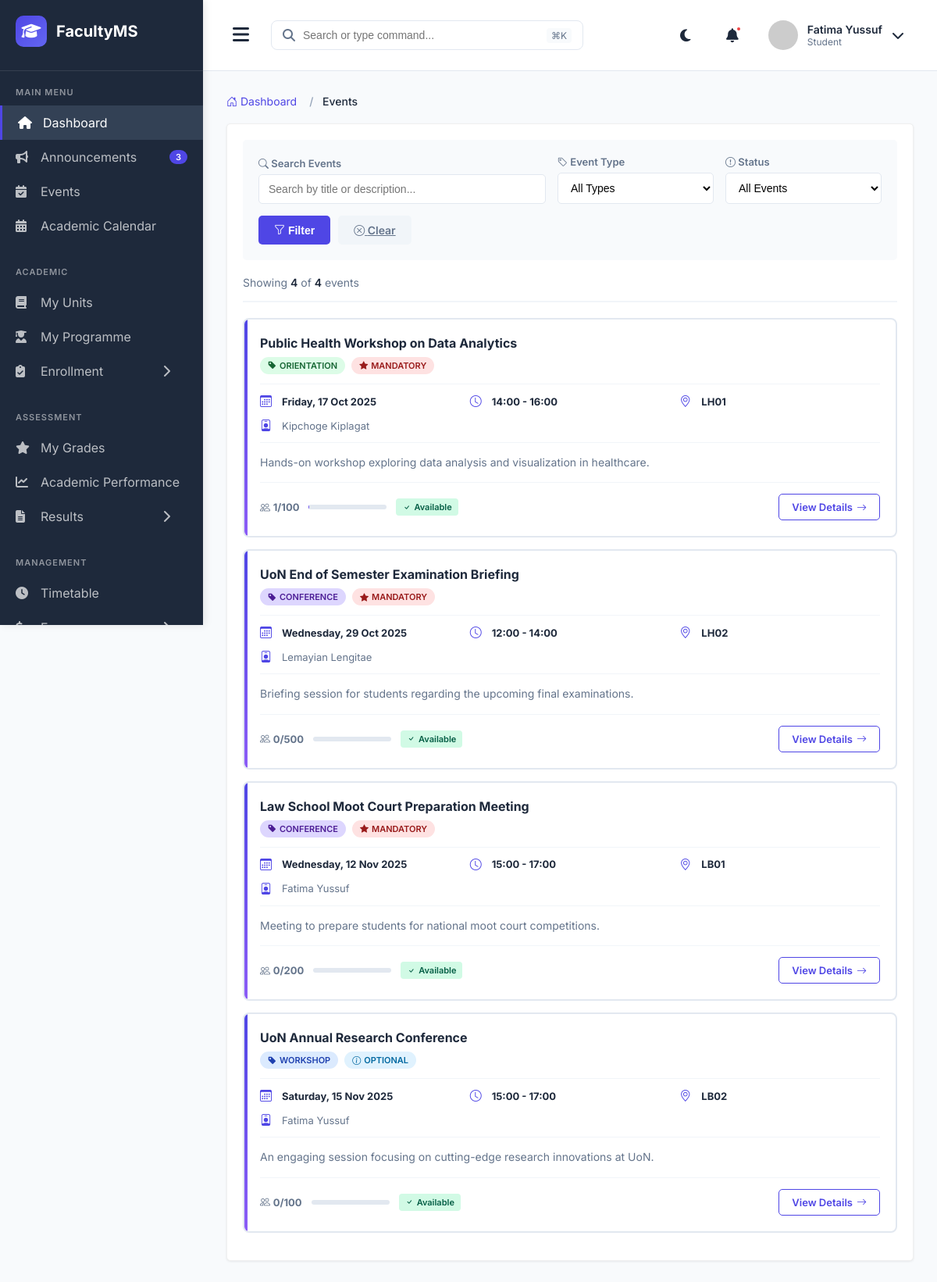
/events/ (signed in), run on the app's committed database.
### main_application/models.py (models this page shows, shortened)
class User(AbstractUser):
    USER_TYPES = (
        ('STUDENT', 'Student'),
        ('LECTURER', 'Lecturer'),
        ('COD', 'Chairman of Department'),
        ('DEAN', 'Dean'),
        ('ICT_ADMIN', 'ICT Administrator'),
    )
    user_type = models.CharField(max_length=20, choices=USER_TYPES)
    phone_number = models.CharField(max_length=15, blank=True, null=True)
    profile_picture = models.ImageField(upload_to='profiles/', blank=True, null=True)
    is_active_user = models.BooleanField(default=True)
    date_joined = models.DateTimeField(auto_now_add=True)
    class Meta:
        db_table = 'users'

class Event(models.Model):
    EVENT_TYPES = (
        ('SEMINAR', 'Seminar'),
        ('WORKSHOP', 'Workshop'),
        ('CONFERENCE', 'Conference'),
        ('MEETING', 'Meeting'),
        ('ORIENTATION', 'Orientation'),
        ('EXAMINATION', 'Examination'),
        ('OTHER', 'Other'),
    )
    title = models.CharField(max_length=200)
    description = models.TextField()
    event_type = models.CharField(max_length=20, choices=EVENT_TYPES)
    venue = models.ForeignKey(Venue, on_delete=models.SET_NULL, null=True, blank=True, related_name='events')
    event_date = models.DateField()
    start_time = models.TimeField()
    end_time = models.TimeField()
    organizer = models.ForeignKey(User, on_delete=models.PROTECT, related_name='organized_events')
    target_programmes = models.ManyToManyField(Programme, blank=True, related_name='events')
    is_mandatory = models.BooleanField(default=False)
    registration_required = models.BooleanField(default=False)
    max_attendees = models.IntegerField(null=True, blank=True)
    poster = models.ImageField(upload_to='events/', blank=True, null=True)
    created_at = models.DateTimeField(auto_now_add=True)
    is_published = models.BooleanField(default=True)
    class Meta:
        db_table = 'events'
        ordering = ['-event_date', '-start_time']

class Venue(models.Model):
    VENUE_TYPES = (
        ('LECTURE_HALL', 'Lecture Hall'),
        ('TUTORIAL_ROOM', 'Tutorial Room'),
        ('LAB', 'Laboratory'),
        ('SEMINAR_ROOM', 'Seminar Room'),
    )
    name = models.CharField(max_length=100)
    code = models.CharField(max_length=20, unique=True)
    venue_type = models.CharField(max_length=20, choices=VENUE_TYPES)
    capacity = models.IntegerField()
    building = models.CharField(max_length=100)
    floor = models.CharField(max_length=20, blank=True)
    has_projector = models.BooleanField(default=False)
    has_computers = models.BooleanField(default=False)
    is_available = models.BooleanField(default=True)
    class Meta:
        db_table = 'venues'
        ordering = ['building', 'name']

### main_application/views.py (the view)
# urls.py: path('events/', views.student_events_list, name='student_events_list'),
@login_required(login_url='login')
def student_events_list(request):
    try:
        student = Student.objects.get(user=request.user)
    except Student.DoesNotExist:
        messages.error(request, "Student profile not found.")
        return redirect('student_dashboard')
    student_programme = student.programme
    events = Event.objects.filter(
        Q(target_programmes=student_programme) | Q(target_programmes__isnull=True),
        event_date__gte=timezone.now().date(),
        is_published=True
    ).distinct().order_by('event_date', 'start_time')
    search_query = request.GET.get('search', '')
    if search_query:
        events = events.filter(
            Q(title__icontains=search_query) |
            Q(description__icontains=search_query)
        )
    event_type_filter = request.GET.get('event_type', '')
    if event_type_filter:
        events = events.filter(event_type=event_type_filter)
    mandatory_filter = request.GET.get('mandatory', '')
    if mandatory_filter == 'true':
        events = events.filter(is_mandatory=True)
    elif mandatory_filter == 'false':
        events = events.filter(is_mandatory=False)
    paginator = Paginator(events, 10)
    page_number = request.GET.get('page', 1)
    page_obj = paginator.get_page(page_number)
    registered_events = EventRegistration.objects.filter(
        student=student
    ).values_list('event_id', flat=True)
    for event in page_obj:
        event.is_registered = event.id in registered_events
        event.can_register = event.max_attendees is None or \
                           event.registrations.count() < event.max_attendees
    context = {
        'page_obj': page_obj,
        'events': page_obj.object_list,
        'search_query': search_query,
        'event_type_filter': event_type_filter,
        'mandatory_filter': mandatory_filter,
        'total_events': paginator.count,
        'event_type_choices': Event.EVENT_TYPES,
        'registered_events': registered_events,
    }
    return render(request, 'student/events/events_list.html', context)

### templates/student/events/events_list.html (shortened to what this page needs)
{% extends 'student_base.html' %}
{% block extra_css %}
<link rel="stylesheet" href="https://cdn.jsdelivr.net/npm/bootstrap-icons@1.10.0/font/bootstrap-icons.css">
{% endblock %}
{% block content %}
<nav aria-label="breadcrumb">
    <ol class="breadcrumb">
        <li class="breadcrumb-item"><a href="{% url 'student_dashboard' %}"><i class="bi bi-house-door"></i> Dashboard</a></li>
        <li class="breadcrumb-item active" aria-current="page">Events</li>
    </ol>
</nav>
<div class="section-container">
    <form method="get" action="">
        <div class="filter-bar">
            <div class="filter-group">
                <label class="filter-label" for="search">
                    <i class="bi bi-search"></i> Search Events
                </label>
                <input
                    type="text"
                    id="search"
                    name="search"
                    class="filter-input"
                    placeholder="Search by title or description..."
                    value="{{ search_query }}"
                >
            </div>
            <div class="filter-group" style="flex: 0.5;">
                <label class="filter-label" for="event_type">
                    <i class="bi bi-tag"></i> Event Type
                </label>
                <select id="event_type" name="event_type" class="filter-select">
                    <option value="">All Types</option>
                </select>
            </div>
            <div class="filter-group" style="flex: 0.5;">
                <label class="filter-label" for="mandatory">
                    <i class="bi bi-exclamation-circle"></i> Status
                </label>
                <select id="mandatory" name="mandatory" class="filter-select">
                    <option value="">All Events</option>
                </select>
            </div>
            <div style="display: flex; gap: 10px;">
                <button type="submit" class="filter-btn">
                    <i class="bi bi-funnel"></i> Filter
                </button>
                <a href="{% url 'student_events_list' %}" class="clear-btn">
                    <i class="bi bi-x-circle"></i> Clear
                </a>
            </div>
        </div>
    </form>
    <div class="stats-bar">
        <div class="total-count">
            Showing <strong>{{ events|length }}</strong> of <strong>{{ total_events }}</strong> event{{ total_events|pluralize }}
        </div>
    </div>
    {% if events %}
        {% for event in events %}
        <div class="event-card">
            <div class="event-content">
                <div class="event-header">
                    <div style="flex: 1;">
                        <h3 class="event-title">{{ event.title }}</h3>
                        <div class="event-badges">
                            <span class="event-badge event-type-{{ event.event_type }}">
                                <i class="bi bi-tag-fill"></i> {{ event.get_event_type_display }}
                            </span>
                            {% if event.is_mandatory %}
                            <span class="event-badge event-mandatory">
                                <i class="bi bi-star-fill"></i> Mandatory
                            </span>
                            {% else %}
                            <span class="event-badge event-optional">
                                <i class="bi bi-info-circle"></i> Optional
                            </span>
                            {% endif %}
                        </div>
                    </div>
                </div>
                <div class="event-meta">
                    <div class="meta-item">
                        <i class="bi bi-calendar3"></i>
                        <span><strong>{{ event.event_date|date:"l, d M Y" }}</strong></span>
                    </div>
                    <div class="meta-item">
                        <i class="bi bi-clock"></i>
                        <span><strong>{{ event.start_time|time:"H:i" }} - {{ event.end_time|time:"H:i" }}</strong></span>
                    </div>
                    <div class="meta-item">
                        <i class="bi bi-geo-alt"></i>
                        <span><strong>{% if event.venue %}{{ event.venue.code }}{% else %}TBA{% endif %}</strong></span>
                    </div>
                    <div class="meta-item">
                        <i class="bi bi-person-badge"></i>
                        <span>{{ event.organizer.get_full_name }}</span>
                    </div>
                </div>
                <div class="event-description">
                    {{ event.description|truncatewords:30 }}
                </div>
                <div class="event-footer">
                    <div class="capacity-info">
                        {% if event.max_attendees %}
                            <span>
                                <i class="bi bi-people"></i>
                                <strong>{{ event.registrations.count }}/{{ event.max_attendees }}</strong>
                            </span>
                            <div class="capacity-bar">
                            </div>
                            {% if event.can_register %}
                            <span class="status-badge status-available">
                                <i class="bi bi-check"></i> Available
                            </span>
                            {% else %}
                            <span class="status-badge status-full">
                                <i class="bi bi-lock"></i> Full
                            </span>
                            {% endif %}
                        {% else %}
                            <span>
                                <i class="bi bi-people"></i>
                                <strong>{{ event.registrations.count }}</strong> Registered (No Limit)
                            </span>
                        {% endif %}
                    </div>
                    <a href="{% url 'student_event_detail' event.id %}" class="view-btn">
                        View Details <i class="bi bi-arrow-right"></i>
                    </a>
                </div>
            </div>
        </div>
        {% endfor %}
    {% endif %}
</div>
{% endblock %}

### templates/student_base.html (shortened to what this page needs)
{% load static %}
<!DOCTYPE html>
<html lang="en">
<head>
    <link rel="stylesheet" href="https://cdnjs.cloudflare.com/ajax/libs/font-awesome/6.4.0/css/all.min.css">
    {% block extra_css %}{% endblock %}
</head>
<body>
    <div class="sidebar" id="sidebar">
        <div class="sidebar-header">
            <div class="logo">
                <i class="fas fa-graduation-cap"></i>
            </div>
            <span class="logo-text">FacultyMS</span>
        </div>
        <div class="menu-section">
            <div class="menu-title">Main Menu</div>
            <a href="{% url 'student_dashboard'%}" class="menu-item active">
                <i class="fas fa-home"></i>
                <span>Dashboard</span>
            </a>
            <a href="{% url 'student_announcements_list'%}" class="menu-item">
                <i class="fas fa-bullhorn"></i>
                <span>Announcements</span>
                <span class="badge">3</span>
            </a>
            <a href="{% url 'student_events_list'%}" class="menu-item">
                <i class="fas fa-calendar-check"></i>
                <span>Events</span>
            </a>
            <a href="#" class="menu-item">
                <i class="fas fa-calendar-alt"></i>
                <span>Academic Calendar</span>
            </a>
        </div>
        <div class="menu-section">
            <div class="menu-title">Academic</div>
            <a href="#" class="menu-item">
                <i class="fas fa-book"></i>
                <span>My Units</span>
            </a>
            <a href="#" class="menu-item">
                <i class="fas fa-user-graduate"></i>
                <span>My Programme</span>
            </a>
            <div class="menu-item has-submenu" data-submenu="enrollment">
                <i class="fas fa-clipboard-check"></i>
                <span>Enrollment</span>
                <i class="fas fa-chevron-right arrow"></i>
            </div>
        </div>
        <div class="menu-section">
            <div class="menu-title">Assessment</div>
            <a href="#" class="menu-item">
                <i class="fas fa-star"></i>
                <span>My Grades</span>
            </a>
            <a href="#" class="menu-item">
                <i class="fas fa-chart-line"></i>
                <span>Academic Performance</span>
            </a>
            <div class="menu-item has-submenu" data-submenu="results">
                <i class="fas fa-file-alt"></i>
                <span>Results</span>
                <i class="fas fa-chevron-right arrow"></i>
            </div>
        </div>
        <div class="menu-section">
            <div class="menu-title">Management</div>
            <a href="#" class="menu-item">
                <i class="fas fa-clock"></i>
                <span>Timetable</span>
            </a>
            <div class="menu-item has-submenu" data-submenu="fees">
                <i class="fas fa-dollar-sign"></i>
                <span>Fees</span>
                <i class="fas fa-chevron-right arrow"></i>
            </div>
        </div>
    </div>
    <div class="main-content" id="mainContent">
        <div class="header">
            <div class="header-left">
                <button class="menu-toggle" id="menuToggle">
                    <i class="fas fa-bars"></i>
                </button>
                <div class="search-bar">
                    <i class="fas fa-search"></i>
                    <input type="text" placeholder="Search or type command...">
                    <span class="shortcut">⌘K</span>
                </div>
            </div>
            <div class="header-right">
                <div class="header-icon">
                    <i class="fas fa-moon"></i>
                </div>
                <div class="header-icon notification-icon">
                    <i class="fas fa-bell"></i>
                    <span class="notification-badge"></span>
                </div>
                <div class="user-profile">
                    <img src="https://ui-avatars.com/api/?name=Admin+User&background=4F46E5&color=fff" alt="User" class="user-avatar">
                    <div class="user-info">
                        <span class="user-name">{{ user.get_full_name|default:"Admin User" }}</span>
                        <span class="user-role">{{ user.get_user_type_display|default:"Administrator" }}</span>
                    </div>
                    <i class="fas fa-chevron-down"></i>
                </div>
            </div>
        </div>
        <div class="content">
            {% block content %}{% endblock %}
        </div>
    </div>
</body>
</html>

### data on the page
User: get_full_name "Fatima Yussuf", user_type "Student"
Event: title "Public Health Workshop on Data Analytics", event_type "ORIENTATION", is_mandatory True (drawn), event_date "Friday, 17 Oct 2025", start_time "14:00", end_time "16:00", venue.code "LH01", organizer.get_full_name "Kipchoge Kiplagat", description "Hands-on workshop exploring data analysis and visualization in healthcare.", registrations.count "1", max_attendees "100", shows "Available"
Event: title "UoN End of Semester Examination Briefing", event_type "CONFERENCE", is_mandatory True (drawn), event_date "Wednesday, 29 Oct 2025", start_time "12:00", end_time "14:00", venue.code "LH02", organizer.get_full_name "Lemayian Lengitae", description "Briefing session for students regarding the upcoming final examinations.", registrations.count "0", max_attendees "500", shows "Available"
Event: title "Law School Moot Court Preparation Meeting", event_type "CONFERENCE", is_mandatory True (drawn), event_date "Wednesday, 12 Nov 2025", start_time "15:00", end_time "17:00", venue.code "LB01", organizer.get_full_name "Fatima Yussuf", description "Meeting to prepare students for national moot court competitions.", registrations.count "0", max_attendees "200", shows "Available"
Event: title "UoN Annual Research Conference", event_type "WORKSHOP", is_mandatory False (drawn), event_date "Saturday, 15 Nov 2025", start_time "15:00", end_time "17:00", venue.code "LB02", organizer.get_full_name "Fatima Yussuf", description "An engaging session focusing on cutting-edge research innovations at UoN.", registrations.count "0", max_attendees "100", shows "Available"

### other printed values
{{ events|length }} "4"
{{ total_events }} "4"
